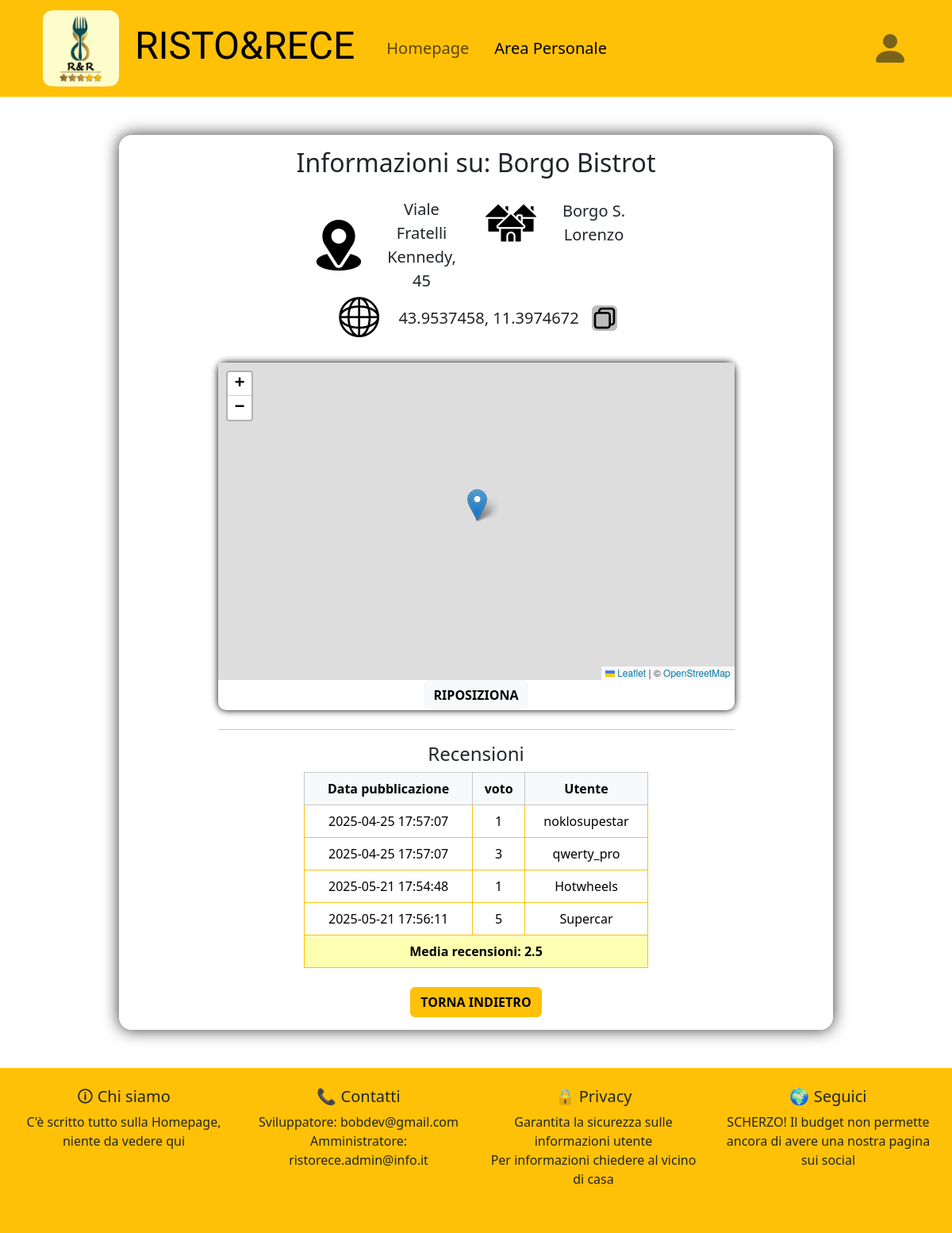
The app's page /php/rest_info.php?nome_ristorante=2 (signed in), older data.
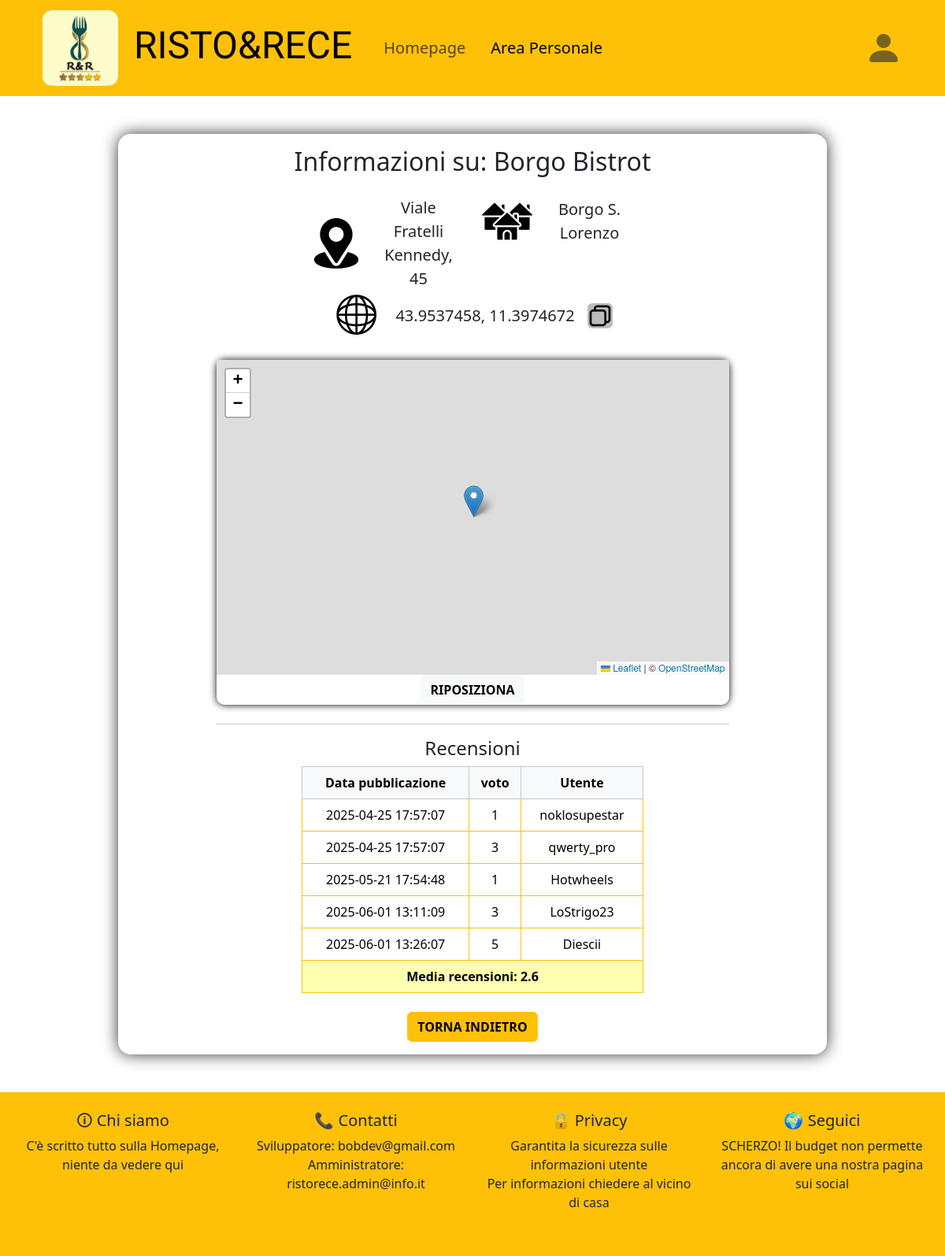
The same page, newer data.
### tables this page shows
CREATE TABLE `recensione` (
  `id_recensione` int(11) NOT NULL,
  `voto` int(11) NOT NULL CHECK (`voto` >= 1 and `voto` <= 5),
  `data_rec` timestamp NOT NULL DEFAULT current_timestamp() ON UPDATE current_timestamp(),
  `id_utente` bigint(11) NOT NULL,
  `id_ristorante` bigint(11) NOT NULL
);

CREATE TABLE `utente` (
  `id_cliente` bigint(20) NOT NULL,
  `username` varchar(255) NOT NULL,
  `passwrd` varchar(255) NOT NULL,
  `nome` varchar(255) NOT NULL,
  `cognome` varchar(255) NOT NULL,
  `email` varchar(255) NOT NULL,
  `data_reg` timestamp NOT NULL DEFAULT current_timestamp() ON UPDATE current_timestamp(),
  `is_admin` tinyint(1) DEFAULT 0
);

### php/rest_info.php (the view, shortened to what the changed rows need)
<?php
    include "connection.php";
    $id_rest = $_GET["nome_ristorante"];
    if($result = $conn->query("SELECT nome, indirizzo, citta as città, latitudine, longitudine FROM ristorante WHERE id_ristorante = $id_rest")) {
        $info_ristorante = $result->fetch_assoc();
    } else {
        header("Location: ../pages/error.html");
        $_SESSION["error_code"] = 3;
        exit;
    }
?>
<!DOCTYPE html>
<html lang="it">
    <head>
        <link href="https://cdn.jsdelivr.net/npm/bootstrap@5.3.2/dist/css/bootstrap.min.css" rel="stylesheet"
>
        <link rel="stylesheet" type="text/css" href="../css/styles.css">
        <link rel="stylesheet" type="text/css" href="../css/logout_button.css">
        <link rel="stylesheet" type="text/css" href="../css/stars.css">
        <link rel="stylesheet" href="https://unpkg.com/leaflet@1.9.4/dist/leaflet.css"
/>
    </head>
    <body id="restaurant_info_page" class="has_footer" onload="showMap('rest_map' ,<?php echo $info_ristorante['latitudine'] ?>, <?php echo $info_ristorante['longitudine'] ?>)">
        <div id="rest_info_page_container" class="w-75 mx-auto my-5 bg-white rounded-4 text-center p-3">
            <h2> Informazioni su: <?php echo $info_ristorante["nome"]; ?> </h2>
            <div class="my-4">
                <div id="ristor_reviews" class="w-50 mx-auto">
                    <table class="table table-bordered border-warning rounded-3">
                        <thead class='table-light'>
                        <?php
                            if($result = $conn -> query("SELECT r.data_rec as Data_pubblicazione, r.voto, u.username as Utente FROM recensione as r INNER JOIN utente as u ON r.id_utente = u.id_cliente WHERE id_ristorante = $id_rest")) {
                                if($result->num_rows > 0) {
                                    echo "<tr class='table-warning-subtle'>";
                                    while($head = $result->fetch_field()) {
                                        $output = $head->name;
                                        if(str_contains($head->name, "_")) {
                                            $output = str_replace("_", " ", $head->name);
                                        }
                                        echo "<th> $output </th>";
                                    }
                                    echo "</tr></thead> <tbody>";
                                    while($row = $result->fetch_assoc()) {
                                        echo "<tr>";
                                        foreach($row as $value) {
                                            echo "<td> $value </td>";
                                        }
                                        echo "</tr>";
                                    }
                                } else {
                                    echo "<tr><th> Nessuna recensione disponibile </th></tr></thead>";
                                }
                            } else {
                                echo "<tr><th> ERRORE: Impossibile recuperare recensioni al momento: ".$id_rest." </th></tr>";
                            }
                        ?>
                        <tr>
                            <th id="review_avg" colspan="3"></th>
                        </tr>
                    </table>
                </div>
            </div>
        </div>
    </body>
</html>

Row changes from the older to the newer data that the page shows:
removed recensione: data_rec "2025-05-21 17:56:11", voto "5", id_utente.username "Supercar"
added recensione: data_rec "2025-06-01 13:11:09", voto "3", id_utente.username "LoStrigo23"
added recensione: data_rec "2025-06-01 13:26:07", voto "5", id_utente.username "Diescii"
Text that changed along with them:
text written by a page script: "Media recensioni: 2.5" → "Media recensioni: 2.6"
